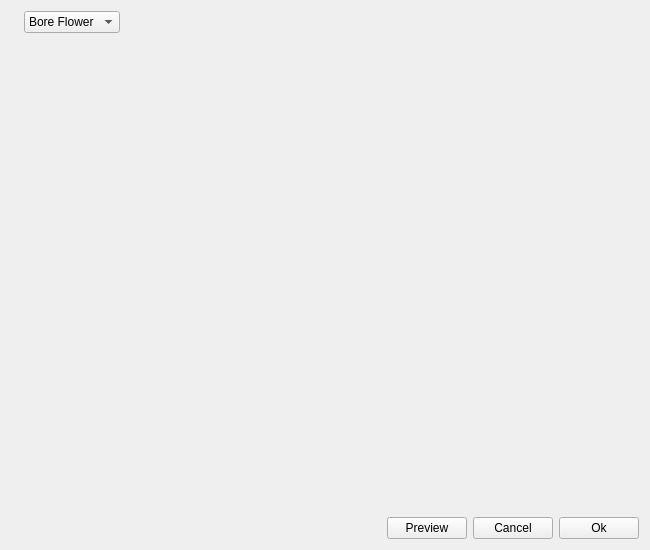
<?xml version="1.0" encoding="UTF-8"?>
<ui version="4.0">
 <class>DBore</class>
 <widget class="QWidget" name="DBore">
  <property name="geometry">
   <rect>
    <x>0</x>
    <y>0</y>
    <width>650</width>
    <height>550</height>
   </rect>
  </property>
  <property name="minimumSize">
   <size>
    <width>650</width>
    <height>550</height>
   </size>
  </property>
  <property name="windowTitle">
   <string>Uneven bore shape setup</string>
  </property>
  <property name="windowIcon">
   <iconset resource="../../../Resources/pyleecan.qrc">
    <normaloff>:/images/images/icon/pyleecan_64.png</normaloff>:/images/images/icon/pyleecan_64.png</iconset>
  </property>
  <layout class="QVBoxLayout" name="main_layout">
   <item>
    <layout class="QHBoxLayout" name="horizontalLayout_2">
     <item>
      <widget class="HelpButton" name="b_help">
       <property name="text">
        <string/>
       </property>
       <property name="pixmap">
        <pixmap resource="../../../Resources/pyleecan.qrc">:/images/images/icon/help_16.png</pixmap>
       </property>
      </widget>
     </item>
     <item>
      <widget class="QComboBox" name="c_bore_type">
       <property name="enabled">
        <bool>true</bool>
       </property>
       <item>
        <property name="text">
         <string>Bore Flower</string>
        </property>
       </item>
      </widget>
     </item>
     <item>
      <spacer name="horizontalSpacer_3">
       <property name="orientation">
        <enum>Qt::Horizontal</enum>
       </property>
       <property name="sizeHint" stdset="0">
        <size>
         <width>40</width>
         <height>20</height>
        </size>
       </property>
      </spacer>
     </item>
    </layout>
   </item>
   <item>
    <widget class="QWidget" name="w_bore" native="true">
     <property name="sizePolicy">
      <sizepolicy hsizetype="Preferred" vsizetype="Expanding">
       <horstretch>0</horstretch>
       <verstretch>0</verstretch>
      </sizepolicy>
     </property>
    </widget>
   </item>
   <item>
    <layout class="QHBoxLayout" name="horizontalLayout">
     <item>
      <spacer name="horizontalSpacer">
       <property name="orientation">
        <enum>Qt::Horizontal</enum>
       </property>
       <property name="sizeHint" stdset="0">
        <size>
         <width>40</width>
         <height>20</height>
        </size>
       </property>
      </spacer>
     </item>
     <item>
      <widget class="QPushButton" name="b_plot">
       <property name="text">
        <string>Preview</string>
       </property>
      </widget>
     </item>
     <item>
      <widget class="QPushButton" name="b_cancel">
       <property name="text">
        <string>Cancel</string>
       </property>
      </widget>
     </item>
     <item>
      <widget class="QPushButton" name="b_ok">
       <property name="text">
        <string>Ok</string>
       </property>
      </widget>
     </item>
    </layout>
   </item>
  </layout>
 </widget>
 <customwidgets>
  <customwidget>
   <class>HelpButton</class>
   <extends>QLabel</extends>
   <header>pyleecan/GUI/Tools/HelpButton.h</header>
  </customwidget>
 </customwidgets>
 <resources>
  <include location="../../../Resources/pyleecan.qrc"/>
 </resources>
 <connections/>
</ui>
